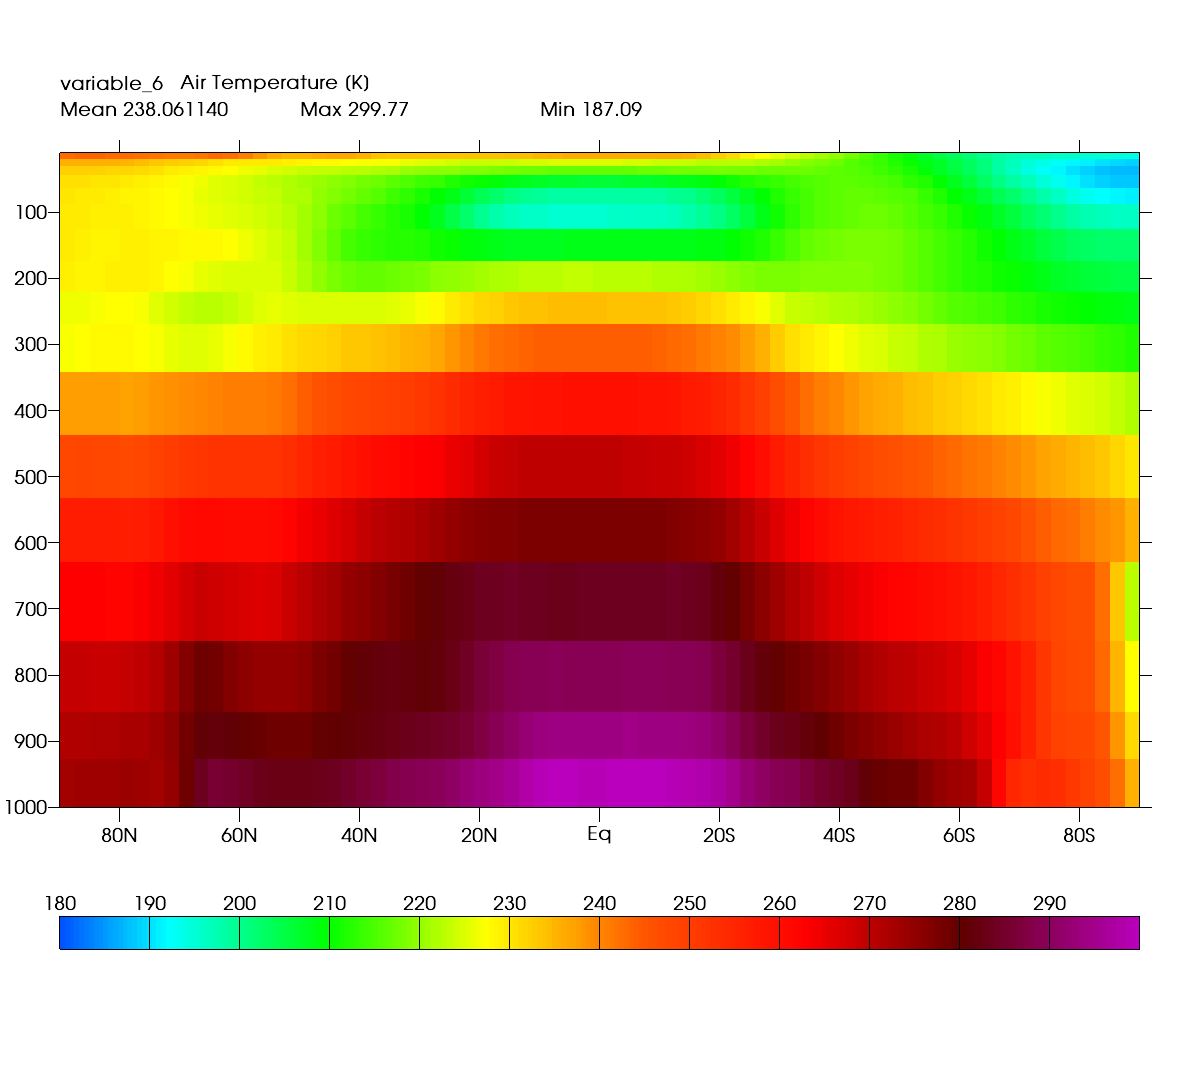

This chart was generated by the following Python code:

import vcs,numpy,cdms2,MV2,os,sys
src=sys.argv[1]
pth = os.path.join(os.path.dirname(__file__),"..")
sys.path.append(pth)
import checkimage
x=vcs.init()
x.setantialiasing(0)
x.drawlogooff()

x.setbgoutputdimensions(1200,1091,units="pixels")

f=cdms2.open(os.path.join(vcs.sample_data,"ta_ncep_87-6-88-4.nc"))


vr = "ta"
s=f(vr,slice(0,1),longitude=slice(90,91),squeeze=1,latitude=(90,-90))
x.plot(s,bg=1)
fnm = "test_vcs_flipXY.png"
x.png(fnm)
print "fnm:",fnm
print "src:",src
ret = checkimage.check_result_image(fnm,src,checkimage.defaultThreshold)
x.close()
sys.exit(ret)
